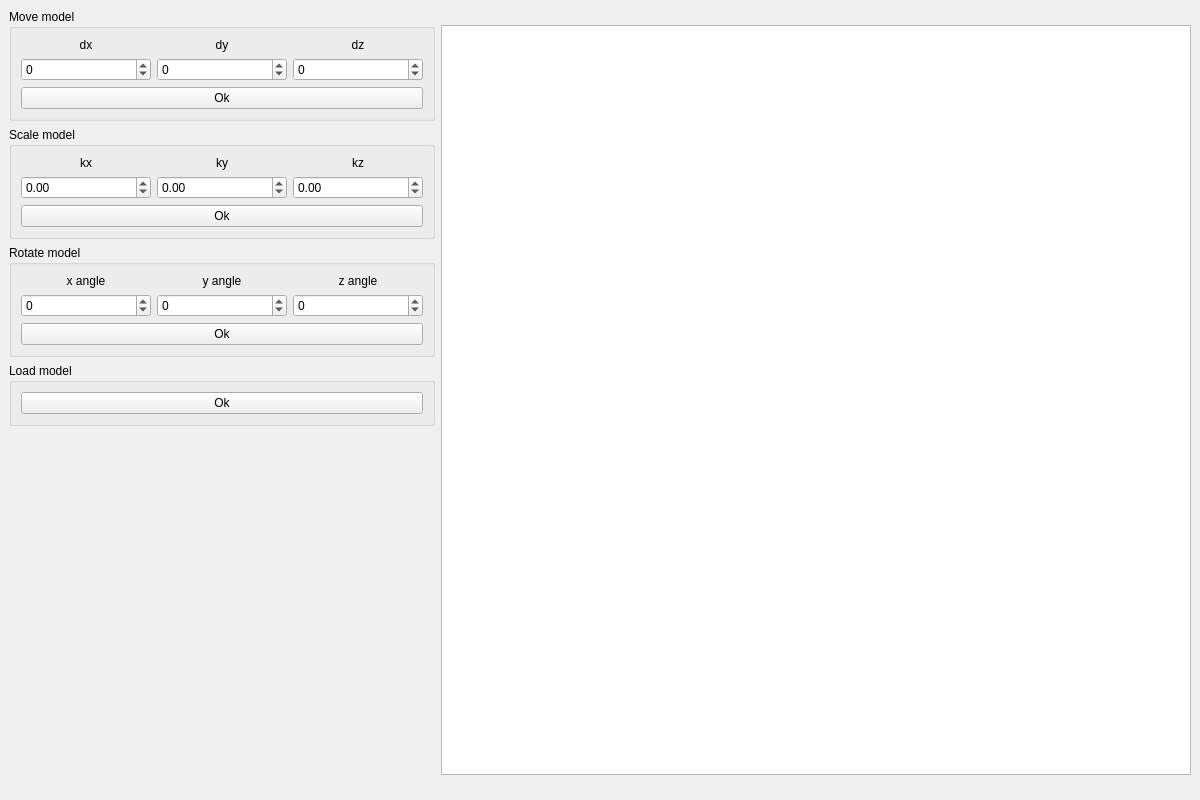
<?xml version="1.0" encoding="UTF-8"?>
<ui version="4.0">
 <class>MainWindow</class>
 <widget class="QMainWindow" name="MainWindow">
  <property name="geometry">
   <rect>
    <x>0</x>
    <y>0</y>
    <width>1200</width>
    <height>800</height>
   </rect>
  </property>
  <property name="windowTitle">
   <string>3D-Viewer</string>
  </property>
  <widget class="QWidget" name="centralwidget">
   <layout class="QHBoxLayout" name="horizontalLayout">
    <item>
     <layout class="QVBoxLayout" name="menu_layout">
      <item>
       <widget class="QGroupBox" name="move_groupbox">
        <property name="title">
         <string>Move model</string>
        </property>
        <layout class="QGridLayout" name="gridLayout">
         <item row="0" column="2">
          <widget class="QLabel" name="dz_label">
           <property name="text">
            <string>dz</string>
           </property>
           <property name="alignment">
            <set>Qt::AlignCenter</set>
           </property>
          </widget>
         </item>
         <item row="0" column="0">
          <widget class="QLabel" name="dx_label">
           <property name="text">
            <string>dx</string>
           </property>
           <property name="alignment">
            <set>Qt::AlignCenter</set>
           </property>
          </widget>
         </item>
         <item row="0" column="1">
          <widget class="QLabel" name="dy_label">
           <property name="text">
            <string>dy</string>
           </property>
           <property name="alignment">
            <set>Qt::AlignCenter</set>
           </property>
          </widget>
         </item>
         <item row="1" column="0">
          <widget class="QSpinBox" name="dx_spinbox">
           <property name="minimum">
            <number>-500</number>
           </property>
           <property name="maximum">
            <number>500</number>
           </property>
          </widget>
         </item>
         <item row="1" column="1">
          <widget class="QSpinBox" name="dy_spinbox">
           <property name="minimum">
            <number>-500</number>
           </property>
           <property name="maximum">
            <number>500</number>
           </property>
          </widget>
         </item>
         <item row="1" column="2">
          <widget class="QSpinBox" name="dz_spinbox">
           <property name="minimum">
            <number>-500</number>
           </property>
           <property name="maximum">
            <number>500</number>
           </property>
          </widget>
         </item>
         <item row="2" column="0" colspan="3">
          <widget class="QPushButton" name="move_button">
           <property name="text">
            <string>Ok</string>
           </property>
          </widget>
         </item>
        </layout>
       </widget>
      </item>
      <item>
       <widget class="QGroupBox" name="scale_groupbox">
        <property name="title">
         <string>Scale model</string>
        </property>
        <layout class="QGridLayout" name="gridLayout_2">
         <item row="0" column="0">
          <widget class="QLabel" name="kx_label">
           <property name="text">
            <string>kx</string>
           </property>
           <property name="alignment">
            <set>Qt::AlignCenter</set>
           </property>
          </widget>
         </item>
         <item row="0" column="1">
          <widget class="QLabel" name="ky_label">
           <property name="text">
            <string>ky</string>
           </property>
           <property name="alignment">
            <set>Qt::AlignCenter</set>
           </property>
          </widget>
         </item>
         <item row="0" column="2">
          <widget class="QLabel" name="kz_label">
           <property name="text">
            <string>kz</string>
           </property>
           <property name="alignment">
            <set>Qt::AlignCenter</set>
           </property>
          </widget>
         </item>
         <item row="1" column="0">
          <widget class="QDoubleSpinBox" name="kx_dspinbox">
           <property name="minimum">
            <double>-5.000000000000000</double>
           </property>
           <property name="maximum">
            <double>5.000000000000000</double>
           </property>
           <property name="singleStep">
            <double>0.100000000000000</double>
           </property>
          </widget>
         </item>
         <item row="1" column="1">
          <widget class="QDoubleSpinBox" name="ky_dspinbox">
           <property name="minimum">
            <double>-5.000000000000000</double>
           </property>
           <property name="maximum">
            <double>5.000000000000000</double>
           </property>
           <property name="singleStep">
            <double>0.100000000000000</double>
           </property>
          </widget>
         </item>
         <item row="1" column="2">
          <widget class="QDoubleSpinBox" name="kz_dspinbox">
           <property name="minimum">
            <double>-5.000000000000000</double>
           </property>
           <property name="maximum">
            <double>5.000000000000000</double>
           </property>
           <property name="singleStep">
            <double>0.100000000000000</double>
           </property>
          </widget>
         </item>
         <item row="2" column="0" colspan="3">
          <widget class="QPushButton" name="scale_button">
           <property name="text">
            <string>Ok</string>
           </property>
          </widget>
         </item>
        </layout>
       </widget>
      </item>
      <item>
       <widget class="QGroupBox" name="rotate_groupbox">
        <property name="title">
         <string>Rotate model</string>
        </property>
        <layout class="QGridLayout" name="gridLayout_3">
         <item row="0" column="0">
          <widget class="QLabel" name="xa_label">
           <property name="text">
            <string>x angle</string>
           </property>
           <property name="alignment">
            <set>Qt::AlignCenter</set>
           </property>
          </widget>
         </item>
         <item row="1" column="0">
          <widget class="QSpinBox" name="xa_spinbox">
           <property name="minimum">
            <number>-360</number>
           </property>
           <property name="maximum">
            <number>360</number>
           </property>
          </widget>
         </item>
         <item row="0" column="2">
          <widget class="QLabel" name="za_angle">
           <property name="text">
            <string>z angle</string>
           </property>
           <property name="alignment">
            <set>Qt::AlignCenter</set>
           </property>
          </widget>
         </item>
         <item row="0" column="1">
          <widget class="QLabel" name="ya_label">
           <property name="text">
            <string>y angle</string>
           </property>
           <property name="alignment">
            <set>Qt::AlignCenter</set>
           </property>
          </widget>
         </item>
         <item row="1" column="2">
          <widget class="QSpinBox" name="za_spinbox">
           <property name="minimum">
            <number>-360</number>
           </property>
           <property name="maximum">
            <number>360</number>
           </property>
          </widget>
         </item>
         <item row="1" column="1">
          <widget class="QSpinBox" name="ya_spinbox">
           <property name="minimum">
            <number>-360</number>
           </property>
           <property name="maximum">
            <number>360</number>
           </property>
          </widget>
         </item>
         <item row="2" column="0" colspan="3">
          <widget class="QPushButton" name="rotate_button">
           <property name="text">
            <string>Ok</string>
           </property>
          </widget>
         </item>
        </layout>
       </widget>
      </item>
      <item>
       <widget class="QGroupBox" name="load_groupbox">
        <property name="title">
         <string>Load model</string>
        </property>
        <layout class="QVBoxLayout" name="verticalLayout">
         <item>
          <widget class="QPushButton" name="load_button">
           <property name="text">
            <string>Ok</string>
           </property>
          </widget>
         </item>
        </layout>
       </widget>
      </item>
      <item>
       <spacer name="verticalSpacer">
        <property name="orientation">
         <enum>Qt::Vertical</enum>
        </property>
        <property name="sizeHint" stdset="0">
         <size>
          <width>20</width>
          <height>40</height>
         </size>
        </property>
       </spacer>
      </item>
     </layout>
    </item>
    <item>
     <widget class="QGraphicsView" name="graphicsView">
      <property name="minimumSize">
       <size>
        <width>750</width>
        <height>750</height>
       </size>
      </property>
      <property name="maximumSize">
       <size>
        <width>750</width>
        <height>750</height>
       </size>
      </property>
     </widget>
    </item>
   </layout>
  </widget>
 </widget>
 <resources/>
 <connections/>
</ui>
